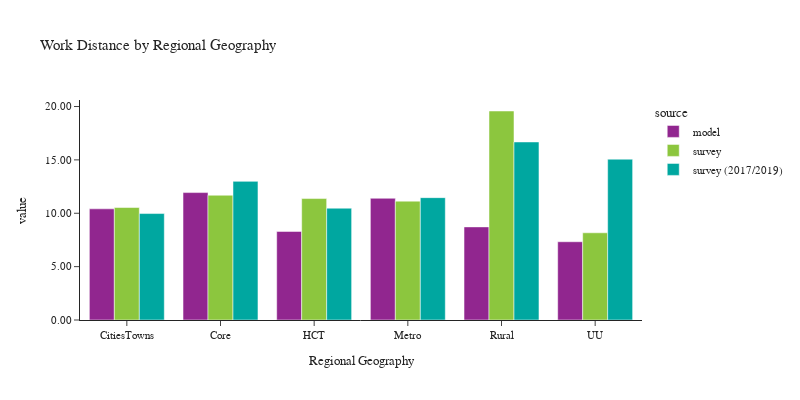

Notebook code for this chart:
### Code cell
plot_work_location(df_workers, 'rg_proposed_work', 'Regional Geography', 'Regional Geography')

### Figure 1 — Plotly figure (JSON) as saved in the notebook; plotly's stock layout.template omitted (floating-point values rounded to 4 significant figures)
{"data": [{"alignmentgroup": "True", "customdata": [[129626], [618778], [289071], [1008207], [121023], [40286]], "hovertemplate": "source=model<br>rg_proposed_work=%{x}<br>value=%{y}<br>sample count=%{customdata[0]}<extra></extra>", "legendgroup": "model", "marker": {"color": "#91268F", "pattern": {"shape": ""}}, "name": "model", "offsetgroup": "model", "orientation": "v", "showlegend": true, "textposition": "auto", "type": "bar", "x": ["CitiesTowns", "Core", "HCT", "Metro", "Rural", "UU"], "xaxis": "x", "y": [10.41, 11.94, 8.298, 11.4, 8.724, 7.332], "yaxis": "y"}, {"alignmentgroup": "True", "customdata": [[69], [557], [190], [1733], [98], [45]], "hovertemplate": "source=survey<br>rg_proposed_work=%{x}<br>value=%{y}<br>sample count=%{customdata[0]}<extra></extra>", "legendgroup": "survey", "marker": {"color": "#8CC63E", "pattern": {"shape": ""}}, "name": "survey", "offsetgroup": "survey", "orientation": "v", "showlegend": true, "textposition": "auto", "type": "bar", "x": ["CitiesTowns", "Core", "HCT", "Metro", "Rural", "UU"], "xaxis": "x", "y": [10.54, 11.69, 11.38, 11.14, 19.58, 8.17], "yaxis": "y"}, {"alignmentgroup": "True", "customdata": [[79], [1189], [299], [3877], [112], [39]], "hovertemplate": "source=survey (2017/2019)<br>rg_proposed_work=%{x}<br>value=%{y}<br>sample count=%{customdata[0]}<extra></extra>", "legendgroup": "survey (2017/2019)", "marker": {"color": "#00A7A0", "pattern": {"shape": ""}}, "name": "survey (2017/2019)", "offsetgroup": "survey (2017/2019)", "orientation": "v", "showlegend": true, "textposition": "auto", "type": "bar", "x": ["CitiesTowns", "Core", "HCT", "Metro", "Rural", "UU"], "xaxis": "x", "y": [9.972, 12.99, 10.47, 11.46, 16.68, 15.07], "yaxis": "y"}], "layout": {"barmode": "group", "font": {"size": 11}, "height": 400, "legend": {"title": {"text": "source"}, "tracegroupgap": 0}, "title": {"text": "Work Distance by Regional Geography"}, "width": 800, "xaxis": {"anchor": "y", "domain": [0.0, 1.0], "title": {"text": "Regional Geography"}}, "yaxis": {"anchor": "x", "domain": [0.0, 1.0], "tickformat": ".2f", "title": {"text": "value"}}}}
